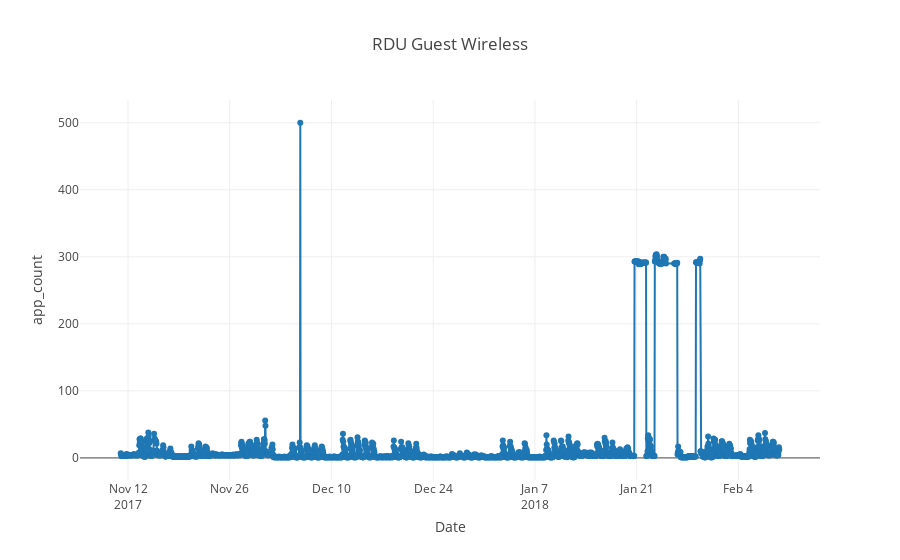

This figure's notebook cell:
### Code cell
l = 'RDU Guest Wireless'
user_count_df_1s = user_count_df[user_count_df.location==l]
plot_test(user_count_df_1s.index,user_count_df_1s.user_count,l)

### Figure 1 — Plotly figure (JSON) as saved in the notebook; plotly's stock layout.template omitted (floating-point values rounded to 4 significant figures; data arrays with more than 128 entries replaced by an {"elided": "..."} marker saying what was removed)
{"data": [{"mode": "lines+markers", "name": "Actual", "type": "scatter", "x": {"elided": "2144 str values"}, "y": {"elided": "2144 int values"}}], "layout": {"title": "RDU Guest Wireless", "xaxis": {"title": "Date"}, "yaxis": {"title": "app_count"}}}
